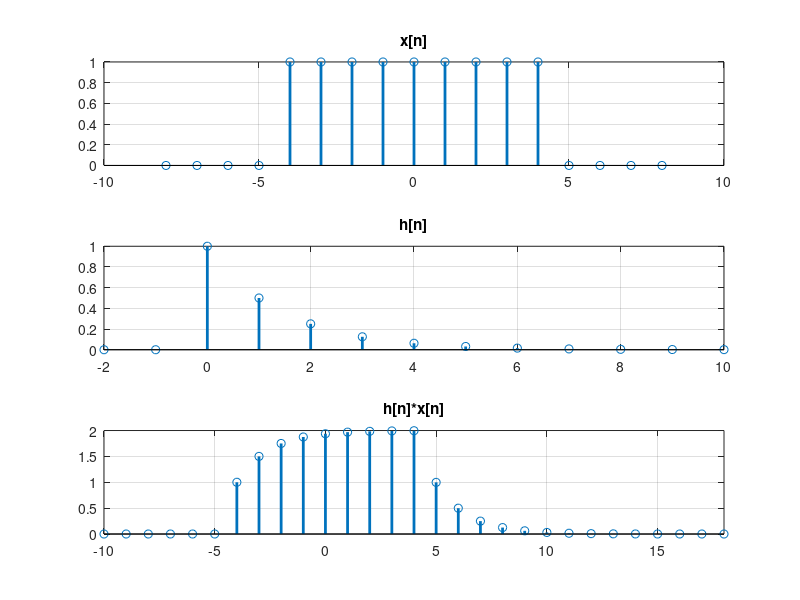

MATLAB code to generate this figure:
n1=-8:8;
% x[n]=u[n+4]-u[n-5]
x=((n1+4)>=0)-((n1-5)>=0);
subplot(3,1,1)
hndl(1)=stem(n1,x);grid
title('x[n]')

n2=-2:10;
% h[n]=2^(-n).u[n]
h=2.^(-n2).*(n2>=0);
subplot(3,1,2)
hndl(2)=stem(n2,h);grid
title('h[n]')

n=n1(1)+n2(1):n1(end)+n2(end);

y=conv(x,h);
subplot(3,1,3)
hndl(3)=stem(n,y);grid
xlim([n(1) n(end)])
title('h[n]*x[n]')
set(hndl,'LineWidth',2)